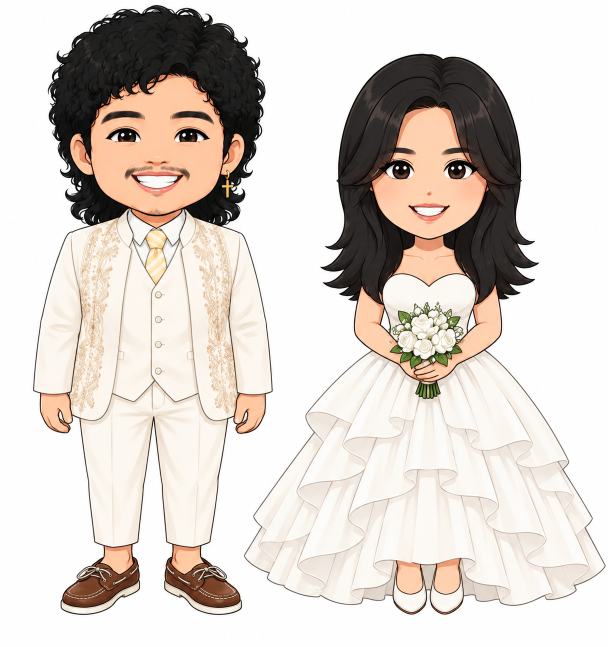
#> input picture theweddingofangelicaandjordan/led-wall/source/wedding/dan-ange-ref.png, 1216 x 1294 px (shown at 1/2 size)
$ python remap.py ../dan-ange-ref.png ../dan-ange-ref.png
#> lines starting #> are read from the running program, lines starting #| are printed output that depends on the picture; after the words box and inside, x2 and y2 are one past the last pixel; in counts of white or black regions, pixels touching at a corner belong together
# Dan & Ange (wedding test, 2026-10-25): cut each character out of the picture and remap it to its own palette.
# Usage: python3 -I src/wedding/trace/remap.py src/wedding/dan-ange-ref.png <work dir>
#   -> <work>/<name>_idx.npy (palette index per px, 255 = outside) + <name>_pal.json; then split.py
# The background is near white, like the suit and the dress, so it's a flood from the border that stops at the outlines.
import sys, json, cv2, numpy as np
pic, wd = sys.argv[1], sys.argv[2]
im = cv2.imread(pic)
#> im is the input picture: shape (1294, 1216, 3); mean B, G, R 203.9, 210.3, 218.3
H, W = im.shape[:2]
#> H = 1294; W = 1216
# palettes: weighted k-means of each character's colours (18 each), lightest first (that's also the stacking order)
PAL = {
    "dan": ["#F7F3EC", "#F1E1CA", "#F7D081", "#DBCEBF", "#F2C6A2", "#E6A984", "#BCB1A6", "#E08B68", "#A59383",
            "#B37353", "#847568", "#8A563E", "#62574D", "#6A3C26", "#433932", "#472417", "#241F1C", "#130E0D"],
    "ange": ["#F9F6F0", "#EBE2D6", "#FACBAA", "#D2C7B8", "#ECAB89", "#B3AB94", "#E08C6D", "#978E7B", "#AF7054",
             "#708843", "#786C5D", "#556431", "#834C38", "#574B41", "#36401B", "#49342C", "#2E2520", "#17110D"],
}
m = np.zeros((H + 2, W + 2), np.uint8)
flags = 4 | cv2.FLOODFILL_FIXED_RANGE | cv2.FLOODFILL_MASK_ONLY | (255 << 8)
for seed in ((0, 0), (W - 1, 0), (0, H - 1), (W - 1, H - 1), (W // 2, 0), (W // 2, H - 1), (600, 640)):
    if not m[seed[1] + 1, seed[0] + 1]:
        cv2.floodFill(im, m, seed, 0, (8, 8, 8), (8, 8, 8), flags)
fg = m[1:-1, 1:-1] == 0
# then the light fringe outside the outline joins the background
cand = ((im.min(2) >= 225) | ~fg).astype(np.uint8)
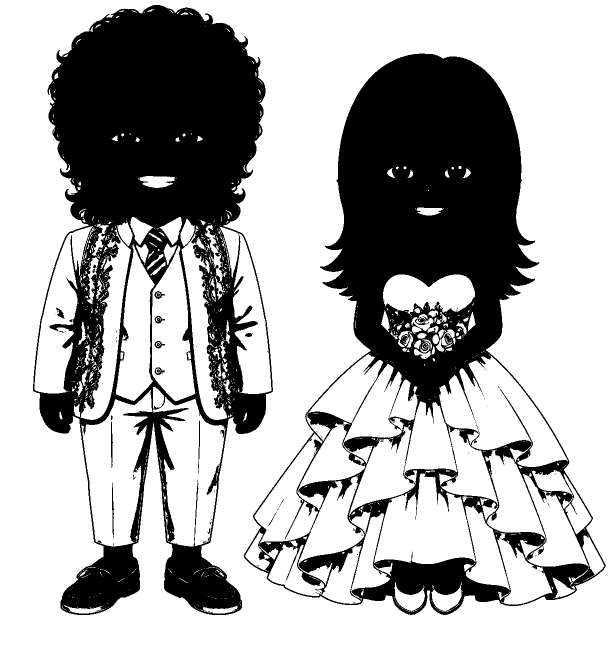
#> cand: shape (1294, 1216) (shown at 1/2 size); values 0 (black) and 1 (white), 67.9% white; 98 black regions (81 under 20 px), largest, box (x1, y1, x2, y2) and area: (66, 10, 546, 1230) 254586, (487, 107, 1212, 1230) 248586, (224, 965, 228, 1077) 238
n, lab = cv2.connectedComponents(cand, connectivity=4)
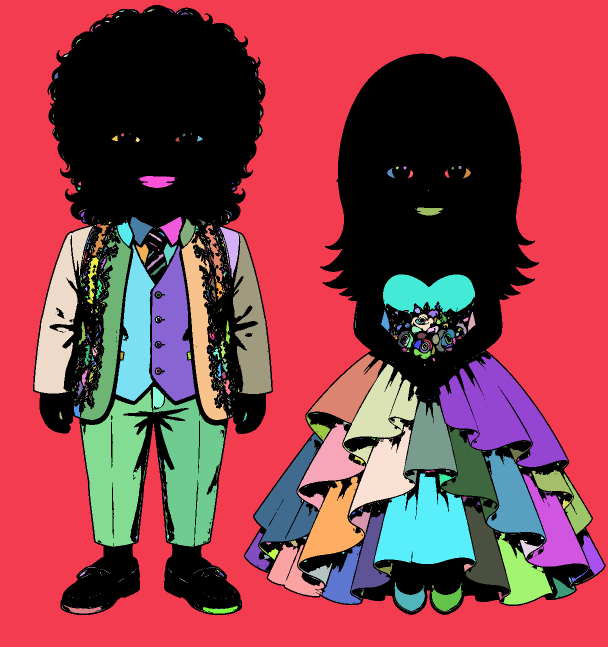
#> lab: shape (1294, 1216) int32 (shown at 1/2 size); 1685 distinct labels, from 0 to 1684; one colour per label, 0 black
#> n = 1685
bg = np.isin(lab, np.unique(lab[~fg])) & (cand > 0)
#> bg: shape (1294, 1216) bool; 43.9% white; 1 white region, box (x1, y1, x2, y2) and area: (0, 0, 1216, 1294) 691005
n, lab, st, _ = cv2.connectedComponentsWithStats((~bg).astype(np.uint8), connectivity=4)
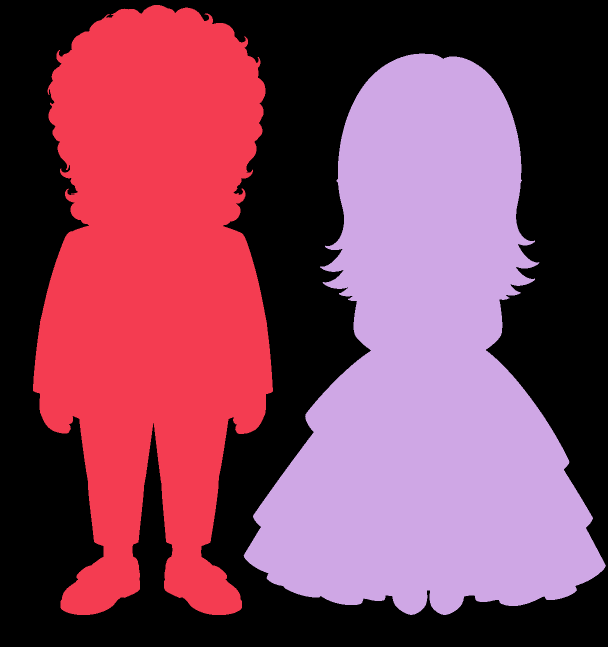
#> lab: shape (1294, 1216) int32 (shown at 1/2 size); 3 distinct labels, from 0 to 2; one colour per label, 0 black
#> n = 3; st = [[0, 0, 1216, 1294, 691005], [66, 10, 480, 1220, 415166], [487, 107, 725, 1123, 467333]]
two = sorted(range(1, n), key=lambda i: -st[i, cv2.CC_STAT_AREA])[:2]
#> two = [2, 1]
two.sort(key=lambda i: st[i, cv2.CC_STAT_LEFT])
Lab = cv2.cvtColor(im, cv2.COLOR_BGR2LAB).astype(np.float32)
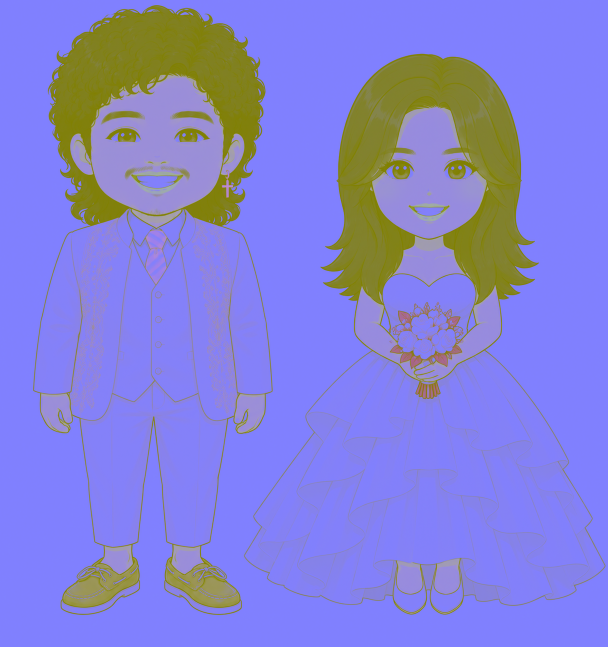
#> Lab: shape (1294, 1216, 3) float32 (shown at 1/2 size); mean B, G, R 214.4, 129.7, 131.6
for name, ci in zip(("dan", "ange"), two):
    sil = lab == ci
    hexes = PAL[name]
    rgb = np.array([[int(h[i:i + 2], 16) for i in (1, 3, 5)] for h in hexes], np.uint8)
    pl = cv2.cvtColor(rgb[None, :, ::-1], cv2.COLOR_BGR2LAB).reshape(-1, 3).astype(np.float32)
    idx = np.full((H, W), 255, np.uint8)
    px = Lab[sil]
    idx[sil] = np.argmin(((px[:, None] - pl[None]) ** 2).sum(2), 1)
    np.save(f"{wd}/{name}_idx.npy", idx)
    json.dump(hexes, open(f"{wd}/{name}_pal.json", "w"))
    q = np.full((H, W, 3), 255, np.uint8); q[sil] = rgb[idx[sil]][:, ::-1]
    cv2.imwrite(f"{wd}/{name}_q.png", q)
    print(name, "px", sil.sum(), "bbox", st[ci, :4])
#> this loop made 2 passes
#> (name, ci) on passes 1 to 2: ('dan', 1), ('ange', 2)
#| dan px 415166 bbox [  66   10  480 1220]
#| ange px 467333 bbox [ 487  107  725 1123]
#> pass 1, `sil = lab == ci`:
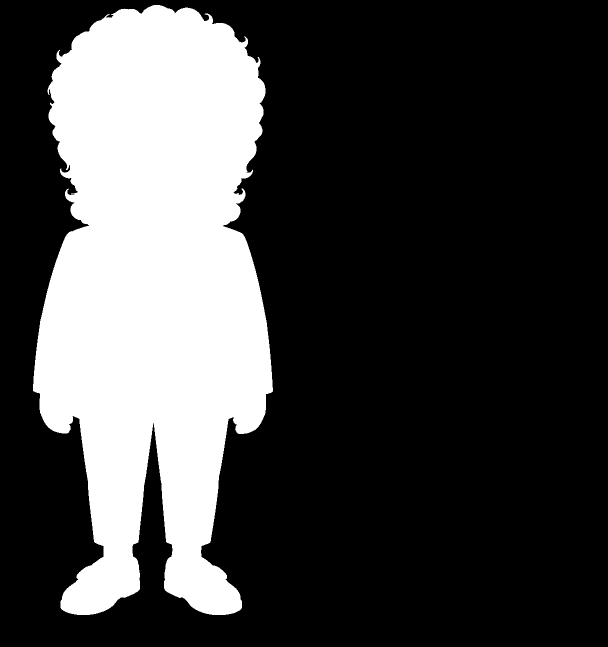
#> sil: shape (1294, 1216) bool (shown at 1/2 size); 26.4% white; 1 white region, box (x1, y1, x2, y2) and area: (66, 10, 546, 1230) 415166
#> pass 1, `cv2.imwrite(f"{wd}/{name}_q.png", q)`:
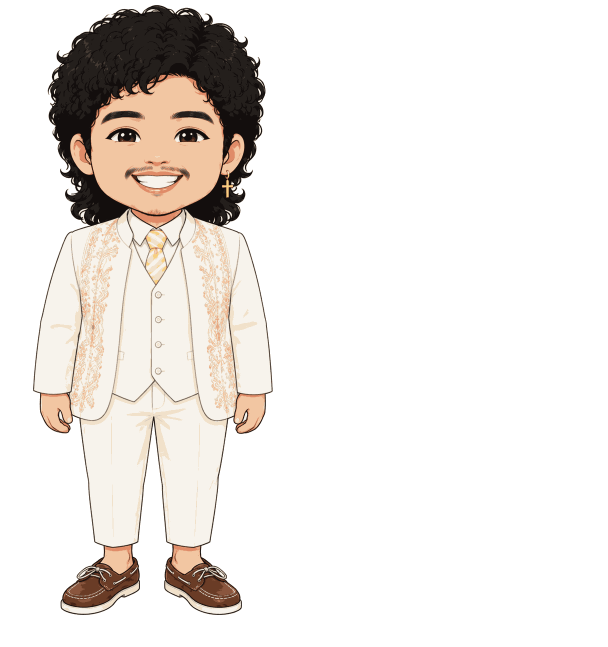
#> saved as dan_q.png: shape (1294, 1216, 3) (shown at 1/2 size); mean B, G, R 228.9, 232.5, 236.6
#> after the loop:
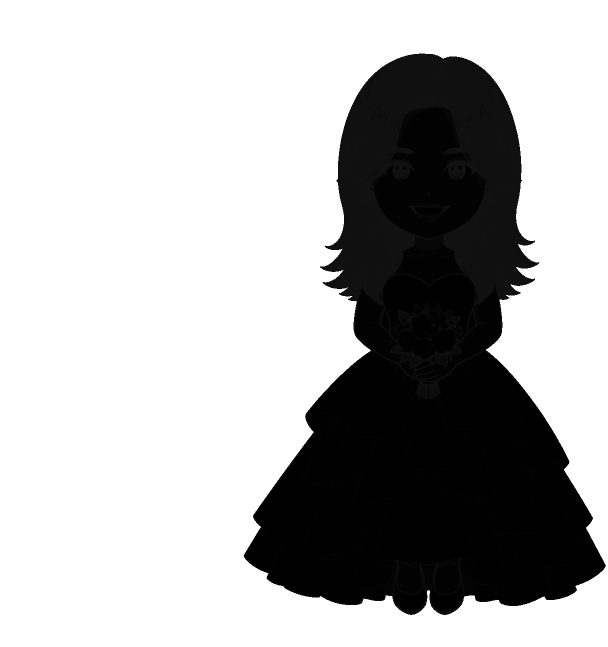
#> idx: shape (1294, 1216) (shown at 1/2 size); min 0, max 255, mean 180.7
